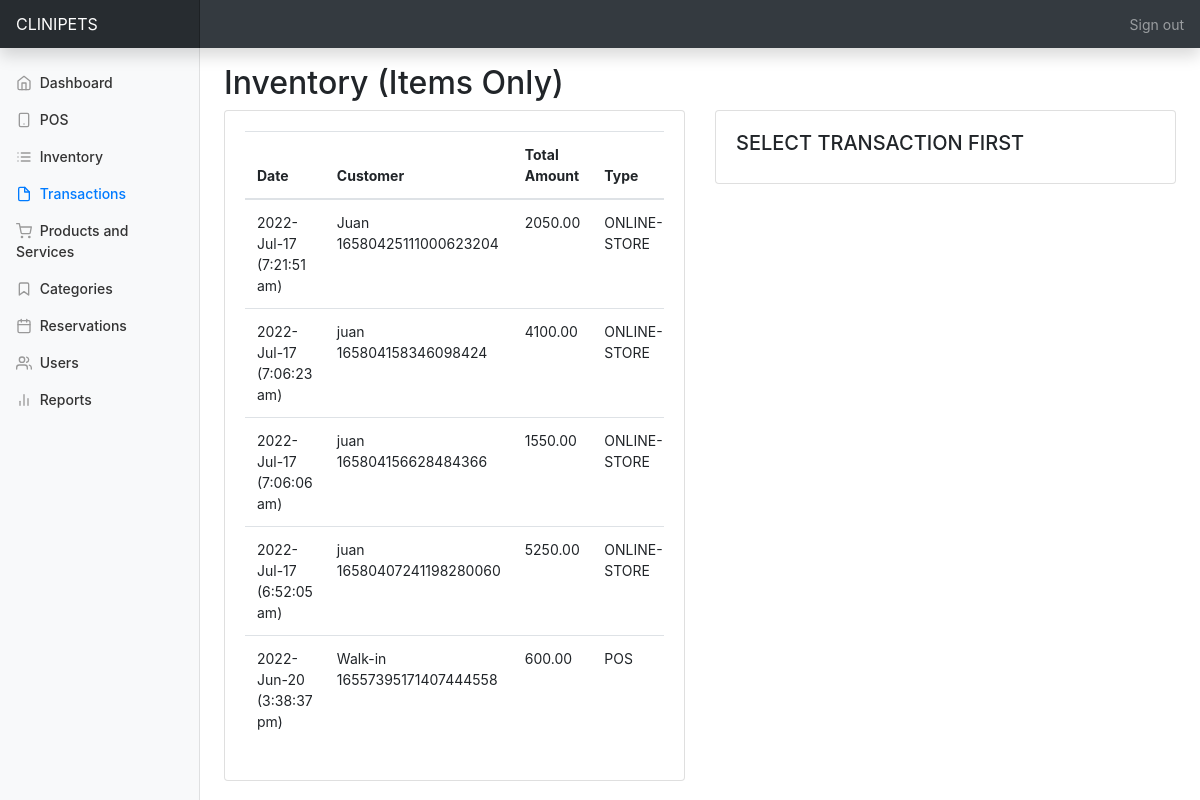
The page /admin/transactions.php (signed in) on the database its author committed.
### tables this page shows
CREATE TABLE `transactions` (
  `id` int(11) NOT NULL,
  `ref_number` varchar(50) NOT NULL,
  `user_id` int(11) DEFAULT NULL,
  `customer_id` int(11) DEFAULT NULL,
  `customer_name` varchar(255) DEFAULT NULL,
  `customer_cash` decimal(10,2) NOT NULL,
  `customer_change` decimal(10,2) NOT NULL,
  `profit` decimal(10,2) NOT NULL,
  `revenue` decimal(10,2) NOT NULL,
  `transaction_date` timestamp NOT NULL DEFAULT current_timestamp(),
  `type` varchar(20) NOT NULL,
  `status` tinyint(1) NOT NULL DEFAULT 1
);

### admin/transactions.php (the view, shortened to what this page needs)
<?php
    include '../db_config.php';
    if (isset($_GET['action']) && isset($_GET['id'])) {
        $id = $_GET['id'];
        $action = $_GET['action'];
        if ($_GET['action'] == 'void') {
            $stmt= $conn->prepare("UPDATE transactions SET status = 0 WHERE id = ?");
            $stmt->execute([$id]);
            $stmt= $conn->prepare("UPDATE transaction_item SET status = 0 WHERE transaction_id = ?");
            $stmt->execute([$id]);
            $query = $conn->prepare("SELECT * FROM transaction_item WHERE transaction_id = ?");
            $query->execute([$id]);
            $voidItems = $query->fetchAll();
            foreach ($voidItems as $key => $voidItem) {
                $product_id = $voidItem['product_id'];
                $return_qty = $voidItem['quantity'];
                $query = $conn->prepare("SELECT * FROM products WHERE id = ?");
                $query->execute([$product_id]);
                $voidProduct = $query->fetch();
                if ($voidProduct) {
                    $old_qty = $voidProduct['current_stock'];
                    $new_qty = $old_qty + $return_qty;
                    $stmt= $conn->prepare("UPDATE products SET current_stock = ? WHERE id = ?");
                    $stmt->execute([$new_qty, $product_id]);
                    if ($voidProduct['type'] == 'item') {
                        $stmt = $conn->prepare("INSERT INTO inventory (product_id, old_qty, new_qty, note) VALUES (?,?,?,?)");
                        $stmt->execute([$product_id, $old_qty, $new_qty, 'Void Transaction: '.$id]);
                    }
                }
            }
            echo '<script>alert("Transaction Voided"); window.location="transactions.php";</script>';
        } elseif ($_GET['action'] == 'view') {
            $formTitle = "VIEW TRANSACTION";
            $query = $conn->prepare("SELECT * FROM transactions WHERE id = ?");
            $query->execute([$id]);
            $selectedTransaction = $query->fetch();
            $query = $conn->prepare("SELECT * FROM users WHERE id = ?");
            $query->execute([$selectedTransaction['user_id']]);
            $staff = $query->fetch();
            if (!$selectedTransaction) {
                header("location:transactions.php");
            }
        } elseif ($_GET['action'] == 'delete') {
            $conn->prepare("DELETE FROM transactions WHERE id = ?")->execute([$_GET['id']]);
            $conn->prepare("DELETE FROM transaction_item WHERE transaction_id = ?")->execute([$_GET['id']]);
            echo '<script>alert("Transaction deleted"); window.location="transactions.php";</script>';
        }
    } else {
        $formTitle = "SELECT TRANSACTION FIRST";
    }
    if (isset($_GET['filter_year']) && isset($_GET['filter_month']) && isset($_GET['filter_day'])) {
        $filter_year = $_GET['filter_year'];
        $filter_month = $_GET['filter_month'];
        $filter_day = $_GET['filter_day'];
        $filter_customer = $_GET['filter_customer'];
        $whereCustomer = "customer_name = 'Walk-in'";
        if ($filter_customer != '') {
            $whereCustomer = "customer_name = {$filter_customer}";
        }
        $conditions = [];
        if ($filter_customer != '') {
            $conditions['customer_name'] = "'%".$filter_customer."%'";
        }
        if ($filter_year != 'all') {
            $conditions['YEAR(transaction_date)'] = $filter_year;
        }
        if ($filter_month != 'all') {
            $conditions['MONTH(transaction_date)'] = $filter_month;
        }
        if ($filter_day != 'all') {
            $conditions['DAY(transaction_date)'] = $filter_day;
        }
        $where = '';
        foreach ($conditions as $column => $value) {
            $where .= " AND {$column} = {$value}";
        }
        $stmt = $conn->prepare("SELECT * FROM transactions WHERE (ref_number <> '') {$where} ORDER BY id DESC");
        $stmt->execute();
        $transactions = $stmt->fetchAll();
    } else {
        $stmt = $conn->prepare("SELECT * FROM transactions ORDER BY id DESC");
        $stmt->execute();
        $transactions = $stmt->fetchAll();
    }
?>
<!DOCTYPE html>
<html>
<head>
    <?php include 'theme-css.php'; ?>
</head>
<body>
    <?php include 'nav-top.php'; ?>
    <div class="container-fluid">
        <div class="row">
            <?php include 'nav-side.php'; ?>
            <main role="main" class="col-md-9 ml-sm-auto col-lg-10 px-md-4">
                <div class="pt-3">
                    <h1 class="h2">Inventory (Items Only)</h1>
                </div>
                <div class="row">
                    <div class="col-md-6">
                        <div class="card">
                            <div class="card-body">
                                <div class="table-responsive">
                                     <table class="table transaction_list">
                                        <thead>
                                            <tr>
                                                <th>Date</th>
                                                <th>Customer</th>
                                                <th>Total Amount</th>
                                                <th>Type</th>
                                            </tr>
                                        </thead>
                                        <tbody>
                                            <?php
                                            foreach ($transactions as $key => $transaction):
                                            ?>
                                            <tr data-customer="<?=$transaction['customer_name']==null?'Walk-in':$transaction['customer_name']; ?>" data-date="<?=date("m-d-Y", strtotime($transaction['transaction_date'])); ?>" style="background:<?=$transaction['status']==0?'#ffe1e1':'';?>">
                                                <td><?=date("Y-M-d (g:i:s a)", strtotime($transaction['transaction_date'])); ?></td>
                                                <td><?=$transaction['customer_name']==null?'Walk-in':$transaction['customer_name']; ?><br><?=$transaction['ref_number']; ?></td>
                                                <td><?=$transaction['revenue']; ?></td>
                                                <td><?=$transaction['type']; ?></td>
                                            </tr>
                                            <?php endforeach; ?>
                                        </tbody>
                                    </table>
                                </div>
                            </div>
                        </div>
                    </div>
                    <div class="col-md-6">
                        <div class="card">
                            <div class="card-body">
                                <h5><?php echo $formTitle; ?></h5>
                            </div>
                        </div>
                    </div>
                </div>
            </main>
        </div>
    </div>
</body>
</html>

### assets/css/dashboard.css (style rules this page uses)
body { font-size: .875rem; }

### rows shown on the page
transactions: transaction_date "2022-Jul-17 (7:21:51 am)", customer_name "Juan", ref_number "16580425111000623204", revenue "2050.00", type "ONLINE-STORE"
transactions: transaction_date "2022-Jul-17 (7:06:23 am)", customer_name "juan", ref_number "165804158346098424", revenue "4100.00", type "ONLINE-STORE"
transactions: transaction_date "2022-Jul-17 (7:06:06 am)", customer_name "juan", ref_number "165804156628484366", revenue "1550.00", type "ONLINE-STORE"
transactions: transaction_date "2022-Jul-17 (6:52:05 am)", customer_name "juan", ref_number "16580407241198280060", revenue "5250.00", type "ONLINE-STORE"
transactions: transaction_date "2022-Jun-20 (3:38:37 pm)", customer_name "Walk-in", ref_number "16557395171407444558", revenue "600.00", type "POS"

### other values the page prints
$formTitle "SELECT TRANSACTION FIRST"
